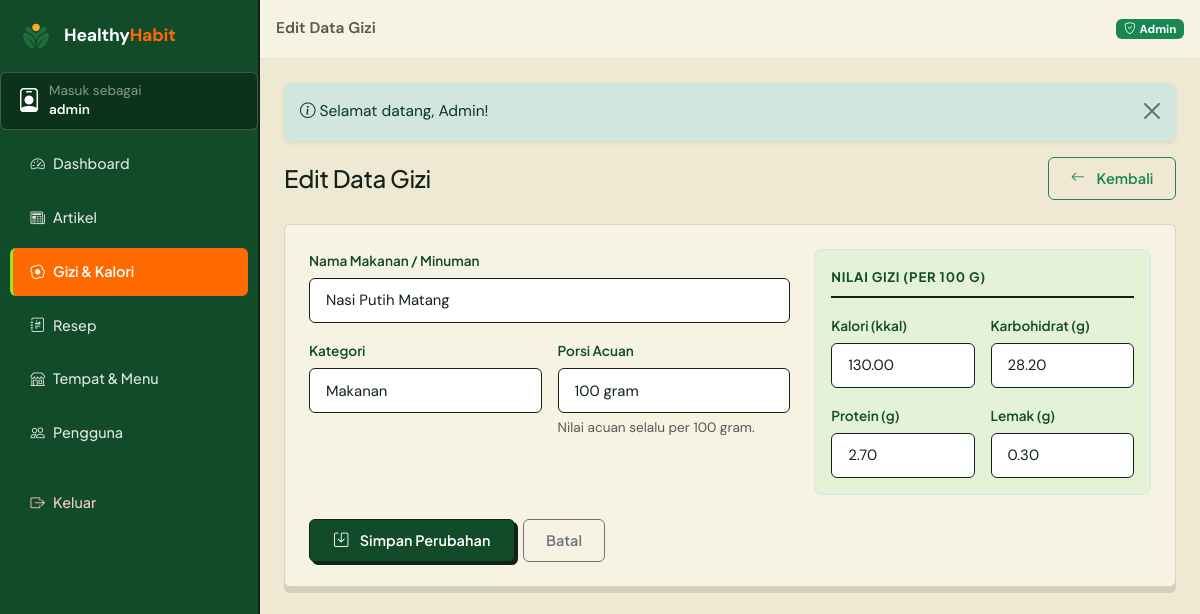
/admin/gizi/1/edit (signed in), run on the app's committed database.
### tables this page shows
CREATE TABLE `kandungan_gizi` (
  `id_gizi` int(11) NOT NULL AUTO_INCREMENT,
  `id_admin` int(11) DEFAULT NULL,
  `nama_makanan_minuman` varchar(120) NOT NULL,
  `kategori` enum('Makanan','Minuman') NOT NULL DEFAULT 'Makanan',
  `porsi` varchar(50) NOT NULL DEFAULT '100 gram',
  `kalori` decimal(7,2) NOT NULL DEFAULT 0.00,
  `karbohidrat` decimal(7,2) NOT NULL DEFAULT 0.00,
  `protein` decimal(7,2) NOT NULL DEFAULT 0.00,
  `lemak` decimal(7,2) NOT NULL DEFAULT 0.00,
  PRIMARY KEY (`id_gizi`),
  KEY `fk_gizi_admin` (`id_admin`),
  CONSTRAINT `fk_gizi_admin` FOREIGN KEY (`id_admin`) REFERENCES `users` (`id_pengguna`) ON DELETE SET NULL ON UPDATE CASCADE
);

### app/core/Controller.php (called while the page is built, shortened)
<?php
abstract class Controller
{
    protected function view(string $view, array $data = [], string $layout = 'main'): void
    {
        $contentFile = VIEWS_PATH . '/pages/' . $view . '.php';
        extract($data, EXTR_SKIP);
        require $contentFile;
    }
}

### app/controllers/admin/AdminGiziController.php (called while the page is built, shortened)
<?php
class AdminGiziController extends Controller
{
    public function edit(string $id): void
    {
        $gizi = Gizi::find((int) $id);
        $this->view('admin/gizi/form', [
            'pageTitle' => 'Edit Data Gizi',
            'activeNav' => 'gizi',
            'gizi'      => $gizi,
        ], 'admin');
    }
}

### app/core/Router.php (called while the page is built, shortened)
<?php
class Router
{
    private array $routes = [];
    private function add(string $method, string $pattern, array $handler): void
    {
        $regex = preg_replace_callback(
            '#\{(\w+)(?::([^}]+))?\}#',
            static fn(array $m): string => '(?P<' . $m[1] . '>' . ($m[2] ?? '[^/]+') . ')',
            $pattern
        );
        $this->routes[$method][] = ['#^' . $regex . '$#', $handler, $pattern];
    }
    public function dispatch(string $uri, string $method): void
    {
        $path = (string) parse_url($uri, PHP_URL_PATH);
        $path = '/' . trim($path, '/');
        $method = strtoupper($method);
        $match  = $this->match($method, $path);
        [$handler, $params] = $match;
        [$class, $action]   = $handler;
        $controller = new $class();
        $controller->$action(...array_values($params));
    }
    private function match(string $method, string $path): ?array
    {
        foreach ($this->routes[$method] ?? [] as [$regex, $handler]) {
            if (preg_match($regex, $path, $m)) {
                $params = array_filter($m, 'is_string', ARRAY_FILTER_USE_KEY);
                return [$handler, $params];
            }
        }
        return null;
    }
}

### index.php (called while the page is built, shortened)
<?php
require_once __DIR__ . '/app/helpers/helper.php';
spl_autoload_register(function (string $class): void {
    $candidates = [
        APP_PATH . '/core/' . $class . '.php',
        APP_PATH . '/models/' . $class . '.php',
        APP_PATH . '/services/' . $class . '.php',
        APP_PATH . '/controllers/' . $class . '.php',
        APP_PATH . '/controllers/admin/' . $class . '.php',
    ];
    foreach ($candidates as $file) {
        if (is_file($file)) {
            return;
        }
    }
});
$router = new Router();
$router->dispatch(
    $_SERVER['REQUEST_URI'] ?? '/',
    $_SERVER['REQUEST_METHOD'] ?? 'GET'
);

### app/core/Database.php (called while the page is built, shortened)
<?php
class Database
{
    private static ?PDO $pdo = null;
    public static function connect(): PDO
    {
        $dsn = 'mysql:host=' . DB_HOST
            . ';port=' . DB_PORT
            . ';dbname=' . DB_NAME
            . ';charset=' . DB_CHARSET;
        try {
            self::$pdo = new PDO($dsn, DB_USER, DB_PASS, [
                PDO::ATTR_ERRMODE            => PDO::ERRMODE_EXCEPTION,
                PDO::ATTR_DEFAULT_FETCH_MODE => PDO::FETCH_ASSOC,
                PDO::ATTR_EMULATE_PREPARES   => false,
            ]);
        } catch (PDOException $ex) {
            http_response_code(500);
            exit(
                '<div style="font-family:Poppins,Arial,sans-serif;max-width:640px;margin:60px auto;padding:24px;border:1px solid #e0e0e0;border-radius:12px">'
                . '<h2 style="color:#27824B">Koneksi database gagal</h2>'
                . '<p>Pastikan <b>MySQL (XAMPP)</b> sudah berjalan, lalu impor file '
                . '<b>database/healthyhabit.sql</b> ke phpMyAdmin.</p>'
                . '<p style="color:#c0392b"><code>' . e($ex->getMessage()) . '</code></p>'
                . '</div>'
            );
        }
        return self::$pdo;
    }
}

### app/core/Model.php (called while the page is built, shortened)
<?php
abstract class Model
{
    protected static string $table = '';
    protected static string $primaryKey = 'id';
    protected static function db(): PDO
    {
        return Database::connect();
    }
    public static function find($id): ?array
    {
        $st = static::db()->prepare(
            'SELECT * FROM ' . static::$table . ' WHERE ' . static::$primaryKey . ' = ? LIMIT 1'
        );
        $st->execute([$id]);
        $row = $st->fetch();
        return $row ?: null;
    }
}

### app/helpers/helper.php (called while the page is built, shortened)
<?php
function e($value): string
{
    return htmlspecialchars((string) $value, ENT_QUOTES, 'UTF-8');
}

### app/views/pages/admin/gizi/form.php (the view, shortened to what this page needs)
<?php
$edit = !empty($gizi);
$action = $edit
    ? BASE_URL . '/admin/gizi/' . (int) $gizi['id_gizi'] . '/edit'
    : BASE_URL . '/admin/gizi/create';
$val = fn(string $k, $default = '') => $gizi[$k] ?? ($_POST[$k] ?? $default);
?>
<div class="d-flex justify-content-between align-items-center flex-wrap gap-2 mb-4">
    <div>
        <h1 class="h4 mb-0"><?= $edit ? 'Edit Data Gizi' : 'Tambah Data Gizi' ?></h1>
    </div>
    <a href="<?= BASE_URL ?>/admin/gizi" class="btn btn-outline-success btn-sm">
        <i class="bi bi-arrow-left me-1"></i>Kembali
    </a>
</div>
<form action="<?= $action ?>" method="post" class="panel-white">
    <div class="row g-4">
        <div class="col-lg-7">
            <div class="mb-3">
                <label for="nama_makanan_minuman" class="form-label fw-semibold">Nama Makanan / Minuman</label>
                <input type="text" class="form-control" id="nama_makanan_minuman"
                       name="nama_makanan_minuman" required
                       value="<?= e($val('nama_makanan_minuman')) ?>"
                       placeholder="mis. Nasi Putih Matang">
            </div>
            <div class="row g-3 mb-3">
                <div class="col-md-6">
                    <label for="kategori" class="form-label fw-semibold">Kategori</label>
                    <select class="form-select" id="kategori" name="kategori" required>
                        <option value="Makanan" <?= $val('kategori') === 'Makanan' ? 'selected' : '' ?>>Makanan</option>
                    </select>
                </div>
                <div class="col-md-6">
                    <label for="porsi" class="form-label fw-semibold">Porsi Acuan</label>
                    <input type="text" class="form-control" id="porsi" name="porsi"
                           value="<?= e($val('porsi', '100 gram')) ?>" placeholder="100 gram">
                    <div class="form-text">Nilai acuan selalu per 100 gram.</div>
                </div>
            </div>
        </div>
        <div class="col-lg-5">
            <div class="border rounded-3 p-3" style="background:var(--hijau-muda);">
                <div class="form-section-title">Nilai Gizi (per 100 g)</div>
                <div class="row g-3">
                    <div class="col-6">
                        <label for="kalori" class="form-label small fw-semibold">Kalori (kkal)</label>
                        <input type="number" step="0.1" min="0" class="form-control" id="kalori"
                               name="kalori" required value="<?= e($val('kalori')) ?>">
                    </div>
                    <div class="col-6">
                        <label for="karbohidrat" class="form-label small fw-semibold">Karbohidrat (g)</label>
                        <input type="number" step="0.1" min="0" class="form-control" id="karbohidrat"
                               name="karbohidrat" required value="<?= e($val('karbohidrat')) ?>">
                    </div>
                    <div class="col-6">
                        <label for="protein" class="form-label small fw-semibold">Protein (g)</label>
                        <input type="number" step="0.1" min="0" class="form-control" id="protein"
                               name="protein" required value="<?= e($val('protein')) ?>">
                    </div>
                    <div class="col-6">
                        <label for="lemak" class="form-label small fw-semibold">Lemak (g)</label>
                        <input type="number" step="0.1" min="0" class="form-control" id="lemak"
                               name="lemak" required value="<?= e($val('lemak')) ?>">
                    </div>
                </div>
            </div>
        </div>
    </div>
    <div class="d-flex gap-2 mt-4">
        <button type="submit" class="btn btn-green fw-semibold px-4">
            <i class="bi bi-save me-1"></i><?= $edit ? 'Simpan Perubahan' : 'Tambah Data' ?>
        </button>
        <a href="<?= BASE_URL ?>/admin/gizi" class="btn btn-outline-secondary">Batal</a>
    </div>
</form>

### assets/css/style.css (style rules this page uses)
:root { --hijau: #166534; --hijau-2: #228B47; --hijau-dark: #114B29; --hijau-deep: #0B331C; --hijau-muda: #E4F3D8; --hijau-grid: #7CC464; --krem: #F7F3E3; --krem-2: #EFE9D3; --putih: #FFFFFF; --oranye: #FF6A00; --oranye-soft: #FF852E; --lime: #9BE12B; --kuning-hangat: #FFD166; --abu: #EFECE0; --abu-gelap: #4B554E; --teks: #132219; --teks-lembut: #38493F; --border-ink: #132219; --radius: 6px; --radius-lg: 10px; --font-heading: 'Plus Jakarta Sans', 'DM Sans', system-ui, sans-serif; --font-body: 'DM Sans', system-ui, -apple-system, 'Segoe UI', sans-serif; --shadow: 0 6px 0 rgba(19, 34, 25, .12); --shadow-hover: 0 10px 0 rgba(19, 34, 25, .18); --ease: cubic-bezier(.16, 1, .3, 1); --spring: cubic-bezier(.34, 1.56, .64, 1); }
* { font-family: var(--font-body); box-sizing: border-box; }
html { scroll-behavior: smooth; }
body { position: relative; color: var(--teks); font-weight: 400; font-size: .97rem; line-height: 1.65; min-height: 100vh; background-color: var(--hijau-grid); background-image: linear-gradient(to right, rgba(255, 255, 255, .22) 1px, transparent 1px), linear-gradient(to bottom, rgba(255, 255, 255, .22) 1px, transparent 1px); background-size: 32px 32px; -webkit-font-smoothing: antialiased; -moz-osx-font-smoothing: grayscale; text-rendering: optimizeLegibility; animation: fadeIn .7s ease both; }
body::before, body::after { display: none !important; }
h1, h2, h3, h4, h5, h6 { font-family: var(--font-heading); font-weight: 700; color: var(--hijau-dark); letter-spacing: -.01em; line-height: 1.24; overflow: visible; }
a { text-decoration: none; transition: color .25s var(--ease), background .25s var(--ease), opacity .25s, transform .25s var(--ease); }
.glass, .glass-strong, .panel-white { position: relative; background: var(--krem); border: 1.5px solid rgba(19, 34, 25, .14); box-shadow: var(--shadow); border-radius: var(--radius); padding: 1.5rem; overflow: visible; }
.glass::before, .glass::after, .panel-white::before, .panel-white::after { display: none !important; }
.btn { display: inline-flex; align-items: center; justify-content: center; gap: .45rem; font-family: var(--font-heading); border-radius: 6px; font-size: .9rem; font-weight: 600; letter-spacing: .005em; padding: .62rem 1.35rem; position: relative; overflow: hidden; isolation: isolate; white-space: nowrap; transition: transform .35s var(--ease), box-shadow .3s var(--ease), background .3s, color .3s, border-color .3s; }
.btn-green::before, .btn-orange::before { content: ""; position: absolute; z-index: -1; top: -10%; left: 0; width: 45%; height: 120%; background: linear-gradient(100deg, transparent, rgba(255, 255, 255, .42), transparent); transform: translateX(-130%) skewX(-22deg); pointer-events: none; }
.btn-green::after, .btn-orange::after { display: none; }
.btn-green { background: var(--hijau-dark); border: 1.5px solid var(--border-ink); color: var(--putih); box-shadow: 3px 3px 0 var(--border-ink); }
.form-control, .form-select { background: var(--putih); border: 1.5px solid var(--border-ink); border-radius: 6px; padding: .65rem 1rem; font-size: .93rem; line-height: 1.5; color: var(--teks); box-shadow: none; transition: border-color .3s var(--ease), box-shadow .35s var(--ease), transform .35s var(--spring); }
.form-control::placeholder { color: #87918A; }
.form-label { font-family: var(--font-heading); font-weight: 600; font-size: .85rem; line-height: 1.4; color: var(--hijau-dark); letter-spacing: 0; }
.admin-body { min-height: 100vh; background-color: var(--krem-2); background-image: none; }
.form-section-title { font-family: var(--font-heading); font-size: .82rem; text-transform: uppercase; letter-spacing: .06em; color: var(--hijau-dark); font-weight: 700; border-bottom: 2px solid var(--border-ink); padding-bottom: .5rem; margin-bottom: 1rem; }

### data on the page
kandungan_gizi: nama_makanan_minuman "Nasi Putih Matang", kategori "Makanan", porsi "100 gram", kalori "130.00", karbohidrat "28.20", protein "2.70", lemak "0.30"

### other printed values
Auth::user()['username'] "admin"
$item['label'] "Dashboard"
$item['label'] "Artikel"
$item['label'] "Gizi & Kalori"
$item['label'] "Resep"
$item['label'] "Tempat & Menu"
$item['label'] "Pengguna"
$pageTitle "Edit Data Gizi"
$f['message'] "Selamat datang, Admin!"
